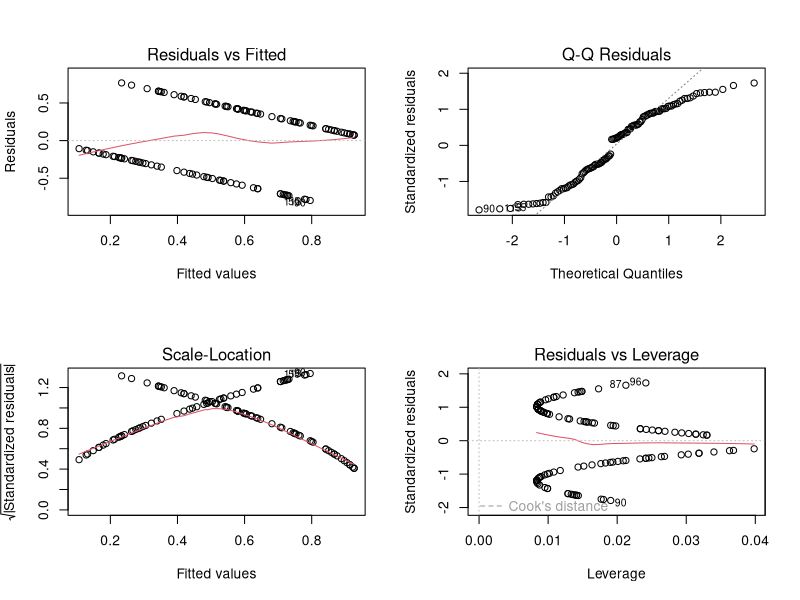
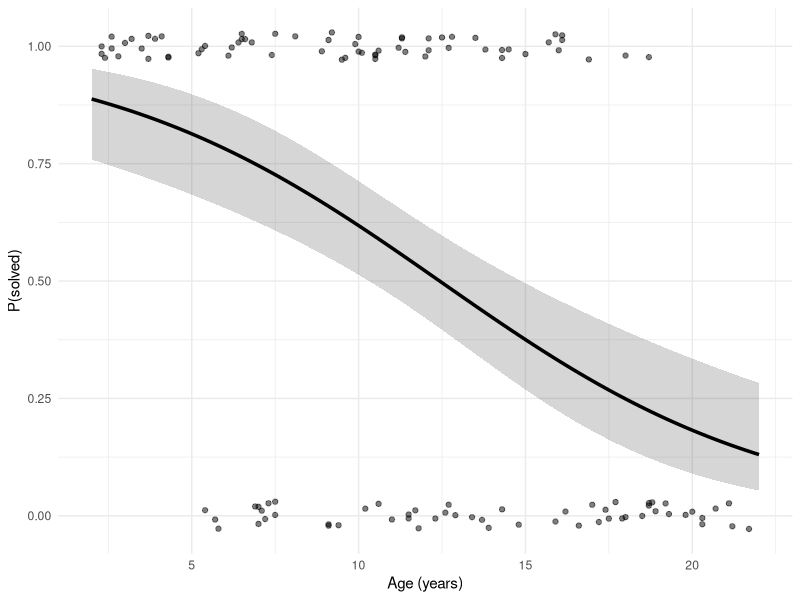

These figures' R source, in order:
# =============================================================================
# Linear Models in R · Session 10: Generalized linear models (GLM)
# Worked examples: puzzle box (logistic regression) and grunts (Poisson / NB)
# Simon Stephan · CBB Göttingen
# =============================================================================
#
# Both data sets are simulated; each monkey contributes ONE observation, so the
# observations are independent (repeated observations: session 11).

library(ggplot2)
library(MASS)        # glm.nb()
# install.packages("DHARMa")   # simulated residuals (recommended)

# =============================================================================
# Example 1: who solves the puzzle box?  (binary response)
# =============================================================================

set.seed(10)
puzzle <- data.frame(age = round(runif(120, 2, 22), 1))
puzzle$age_c  <- puzzle$age - 10                     # centred at 10 years
puzzle$solved <- rbinom(120, 1, plogis(0.4 - 0.18 * puzzle$age_c))

# --- What goes wrong with a linear model? -----------------------------------
lm1 <- lm(solved ~ age_c, data = puzzle)
predict(lm1, newdata = data.frame(age_c = c(-10, 15)))   # ages 0 and 25: < 0% / > 100%?
par(mfrow = c(2, 2)); plot(lm1); par(mfrow = c(1, 1))  # residual plots make no sense

# --- Logistic regression -----------------------------------------------------
glm1 <- glm(solved ~ age_c, family = binomial, data = puzzle)
summary(glm1)

plogis(coef(glm1)[1])         # P(solved) for a 10-year-old
exp(coef(glm1))               # odds ratios
exp(confint(glm1))            # profile CIs of the odds ratios
coef(glm1)[2] / 4             # rule of thumb: max. change in probability per year

# --- Predictions on the response scale (CI on the link scale!) --------------
nd <- data.frame(age = seq(2, 22, by = 0.2)); nd$age_c <- nd$age - 10
pr <- predict(glm1, newdata = nd, type = "link", se.fit = TRUE)
nd$p  <- plogis(pr$fit)
nd$lo <- plogis(pr$fit - 1.96 * pr$se.fit)
nd$hi <- plogis(pr$fit + 1.96 * pr$se.fit)

ggplot(nd, aes(age, p)) +
  geom_jitter(data = puzzle, aes(age, solved), height = .03, width = 0, alpha = .5) +
  geom_ribbon(aes(ymin = lo, ymax = hi), alpha = .2) +
  geom_line(linewidth = 1.2) +
  labs(x = "Age (years)", y = "P(solved)") +
  theme_minimal()

# --- Inference: Wald (summary) vs. likelihood-ratio test --------------------
glm0 <- glm(solved ~ 1, family = binomial, data = puzzle)
anova(glm0, glm1, test = "Chisq")
drop1(glm1, test = "Chisq")
AIC(glm0, glm1)

# --- One framework: a binary predictor = a 2 x 2 table ----------------------
puzzle$sex <- factor(sample(rep(c("female", "male"), 60)))
tab <- table(puzzle$sex, puzzle$solved); tab
(tab[2, 2] / tab[2, 1]) / (tab[1, 2] / tab[1, 1])                  # odds ratio by hand
exp(coef(glm(solved ~ sex, family = binomial, data = puzzle))[2])  # identical

# --- Simulate first: power for a smaller effect (odds ratio 0.90 per year) --
power_logistic <- function(n, b = -0.1, nsim = 400) {
  mean(replicate(nsim, {
    age_c <- runif(n, 2, 22) - 10
    y <- rbinom(n, 1, plogis(0.4 + b * age_c))
    coef(summary(glm(y ~ age_c, family = binomial)))[2, 4] < .05
  }))
}
sapply(c(30, 60, 120, 200), power_logistic)

# =============================================================================
# Example 2: grunts during focal observations  (counts, different durations)
# =============================================================================

set.seed(3)
calls <- data.frame(rank_z = round(rnorm(90), 2), minutes = round(runif(90, 10, 60)))
calls$grunts <- rnbinom(90, mu = calls$minutes * exp(log(0.15) + 0.35 * calls$rank_z), size = 2)

# --- Poisson regression with an offset ---------------------------------------
pois <- glm(grunts ~ rank_z + offset(log(minutes)), family = poisson, data = calls)
summary(pois)
exp(coef(pois))               # grunts per minute (intercept), rate ratio (rank)

# --- Overdispersion ----------------------------------------------------------
sum(residuals(pois, type = "pearson")^2) / df.residual(pois)   # should be ~ 1
# library(DHARMa); plot(simulateResiduals(pois))

# --- Negative binomial model -------------------------------------------------
nb <- glm.nb(grunts ~ rank_z + offset(log(minutes)), data = calls)
summary(nb)
nb$theta                      # extra variance: var = mu + mu^2 / theta
round(cbind(Poisson = sqrt(diag(vcov(pois))), NegBin = sqrt(diag(vcov(nb)))), 3)

# --- Why it matters: false positives under overdispersion -------------------
set.seed(7)
fp <- t(replicate(1000, {
  d <- data.frame(x = rnorm(90), minutes = runif(90, 10, 60))
  d$y <- rnbinom(90, mu = d$minutes * 0.15, size = 2)              # x has NO effect
  c(pois = coef(summary(glm(y ~ x + offset(log(minutes)), family = poisson, data = d)))["x", 4],
    nb   = coef(summary(glm.nb(y ~ x + offset(log(minutes)), data = d)))["x", 4])
}))
colMeans(fp < .05)            # nominal: 0.05

# =============================================================================
# Beyond counts: durations with a Gamma GLM
# =============================================================================

set.seed(4)
lat <- data.frame(group = factor(rep(c("familiar", "novel"), each = 40)))
lat$latency <- rgamma(80, shape = 2, rate = 2 / ifelse(lat$group == "novel", 30, 15))
gm <- glm(latency ~ group, family = Gamma(link = "log"), data = lat)
exp(coef(gm))                 # ratio of mean latencies
